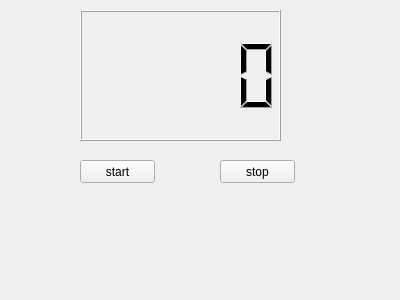
<?xml version="1.0" encoding="UTF-8"?>
<ui version="4.0">
 <class>Widget</class>
 <widget class="QWidget" name="Widget">
  <property name="geometry">
   <rect>
    <x>0</x>
    <y>0</y>
    <width>400</width>
    <height>300</height>
   </rect>
  </property>
  <property name="windowTitle">
   <string>Widget</string>
  </property>
  <widget class="QLCDNumber" name="lcdNumber">
   <property name="geometry">
    <rect>
     <x>80</x>
     <y>10</y>
     <width>201</width>
     <height>131</height>
    </rect>
   </property>
  </widget>
  <widget class="QPushButton" name="pushButtonstartstop">
   <property name="geometry">
    <rect>
     <x>80</x>
     <y>160</y>
     <width>75</width>
     <height>23</height>
    </rect>
   </property>
   <property name="text">
    <string>start</string>
   </property>
  </widget>
  <widget class="QPushButton" name="pushButton_2">
   <property name="geometry">
    <rect>
     <x>220</x>
     <y>160</y>
     <width>75</width>
     <height>23</height>
    </rect>
   </property>
   <property name="text">
    <string>stop</string>
   </property>
  </widget>
 </widget>
 <layoutdefault spacing="6" margin="11"/>
 <resources/>
 <connections/>
</ui>
